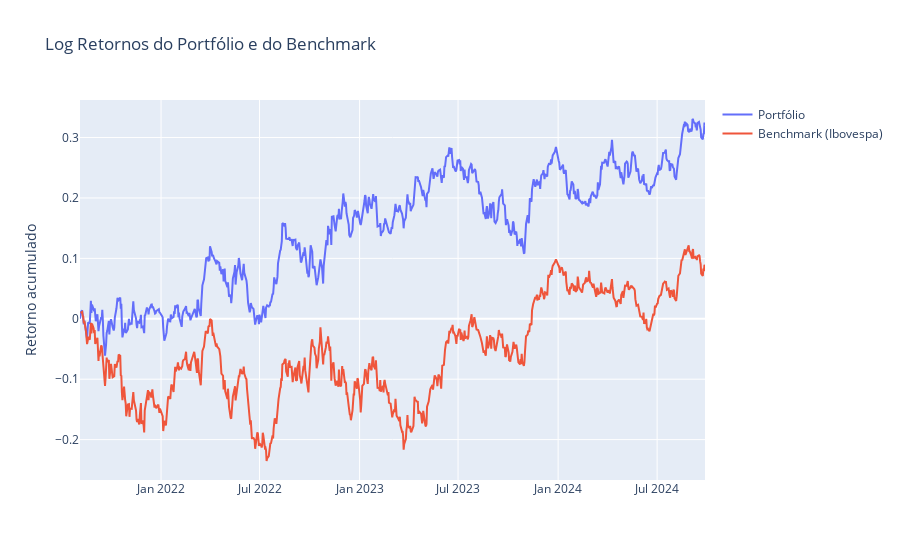

Notebook cell for this chart:
### Markdown cell above
### Gráfico com comparativo

### Code cell
# Garantindo que a séries temporais tenham o mesmo formato de data
cumulative_returns_log.index = cumulative_returns_log.index.tz_localize(None)
cumulative_returns.index = cumulative_returns.index.tz_localize(None)

# Certificando-se de que ambos os índices são DatetimeIndex
cumulative_returns_log.index = pd.to_datetime(cumulative_returns_log.index)
cumulative_returns.index = pd.to_datetime(cumulative_returns.index)

# Garantindo que ambos sejam Series
cumulative_returns_log = pd.Series(cumulative_returns_log)
cumulative_returns = pd.Series(cumulative_returns)

# Garantindo que ambos sejam Series (de uma única dimensão)
cumulative_returns = cumulative_returns.squeeze()

# Alinhando as séries temporais para terem os mesmos índices
cumulative_returns_log, cumulative_returns = cumulative_returns_log.align(cumulative_returns, join='outer')

# Preenchendo valores ausentes com a última observação conhecida
cumulative_returns_log.fillna(method='ffill', inplace=True)
cumulative_returns.fillna(method='ffill', inplace=True)

# Criando função que gera o gráfico para comparar os retornos do portfólio e de um Benchmark qualquer
def plot_multiples_time_series_line_graphs(data_list: list, serie_title: Optional[str] = "", serie_xaxis_title: Optional[str] = "", 
                               serie_yaxis_title: Optional[str] = "") -> None:

    # Verifica se todos os elementos presentes na lista "data_list" são séries temporais.
    are_all_data_time_series = all(isinstance(df, pd.Series) for df in data_list)
    
    # Retorna um erro caso algum dos dados presentes na variável "data_list" não seja uma série temporal
    if not are_all_data_time_series:
        raise TypeError("Todos os dados presentes no parâmetro 'data_list' devem ser séries temporais.")
    
    # Verifica se as séries temporais presentes na variável "data_list" possuem os mesmos índices.
    are_all_index_equal = all(df.index.equals(data_list[0].index) for df in data_list)
    
    # Retorna um erro caso as séries temporais possuam índices diferentes.
    if not are_all_index_equal:
        raise ValueError("Todos as séries temporais devem possuir os mesmos índices.")
    
    # Verifica se todas as séries temporais presentes na variável "data_list" possuem o atributo "name".
    all_time_series_have_names = all(hasattr(df,"name") for df in data_list)
    
    # Retorna um erro caso uma das séries temporais presentes na variável "data_list" não possua o atributo "name".
    if not all_time_series_have_names:
        raise TypeError("Todas as séries temporais devem possuir o atributo 'name'")
    
    # Cria uma lista de timestamps que representará o eixo x do gráfico que será plotado
    x_axis = data_list[0].index.tolist() # só podemos fazer isso pois todas as séries temporais possuem os mesmos índices

    # Cria a figura onde será plotado o gráfico.
    fig = go.Figure()

    # Adiciona cada série temporal ao gráfico
    for time_serie in data_list:
        fig.add_trace(go.Scatter(x = x_axis, y = time_serie.values, mode = "lines", name = time_serie.name))
    
    # Atualiza o layout para permitir destaque ao clicar na legenda
    fig.update_layout(
        # Seta um título para o plot.
        title = serie_title,
        # Seta um título para o eixo x do plot.
        xaxis_title = serie_xaxis_title,
        # Seta um título para o eixo y do plot.
        yaxis_title = serie_yaxis_title,   
    )
    
    # Exibe o gráfico criado
    fig.show()


# Atribuindo nomes para as variáveis que servirão de legenda no gráfico 

cumulative_returns_log.name = 'Portfólio'
cumulative_returns.name = 'Benchmark (Ibovespa)'

# Criando a lista contendo as séries temporais dos retornos cumulativos das variáveis
data_list = [cumulative_returns_log, cumulative_returns]

# Exibe em um plot as séries temporais dos retornos cumulativos 
plot_multiples_time_series_line_graphs(data_list, "Log Retornos do Portfólio e do Benchmark", "", "Retorno acumulado")

### Figure 1 — Plotly figure (JSON) as saved in the notebook; plotly's stock layout.template omitted (floating-point values rounded to 4 significant figures; data arrays with more than 128 entries replaced by an {"elided": "..."} marker saying what was removed)
{"data": [{"mode": "lines", "name": "Portfólio", "type": "scatter", "x": {"elided": "788 str values"}, "y": {"elided": "788 float values"}}, {"mode": "lines", "name": "Benchmark (Ibovespa)", "type": "scatter", "x": {"elided": "788 str values"}, "y": {"elided": "788 float values"}}], "layout": {"title": {"text": "Log Retornos do Portfólio e do Benchmark"}, "xaxis": {"title": {"text": ""}}, "yaxis": {"title": {"text": "Retorno acumulado"}}}}
